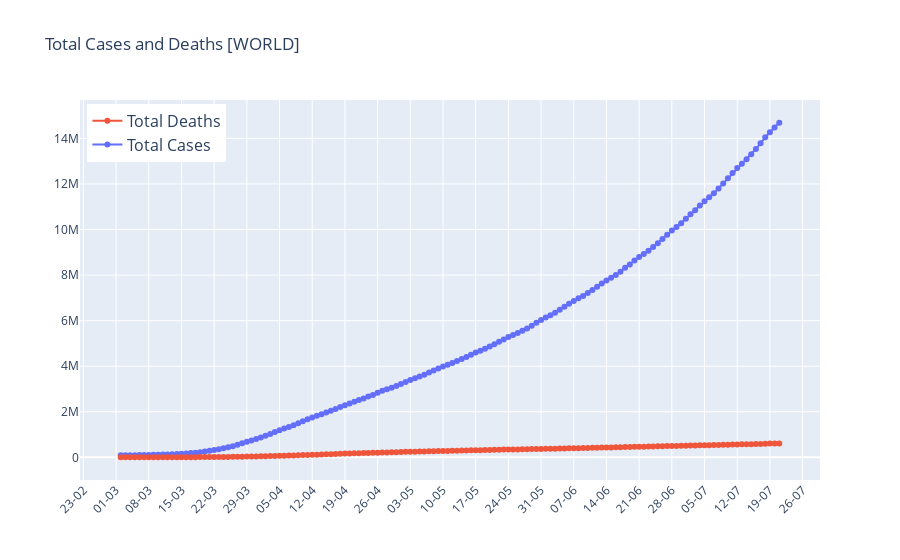

The notebook cell this image was saved under:
### Code cell
figWorld = go.Figure()

figWorld.add_trace(go.Scatter(x=dfWorld.date, y=dfWorld.total_cases, name='Total Cases'))
figWorld.add_trace(go.Scatter(x=dfWorld.date, y=dfWorld.total_deaths, name='Total Deaths'))

figWorld.update_traces(mode="markers+lines")
figWorld.update_layout(legend=dict(yanchor="top", y=0.99, xanchor="left",
                                   x=0.01, traceorder='reversed', font_size=16),
                                   xaxis_tickformat = '%d-%m',
                                   title='Total Cases and Deaths [WORLD]')

figWorld.update_xaxes(nticks=25, tickangle=315)

figWorld.show()

### Figure 1 — Plotly figure (JSON) as saved in the notebook; plotly's stock layout.template omitted (floating-point values rounded to 4 significant figures; data arrays with more than 128 entries replaced by an {"elided": "..."} marker saying what was removed)
{"data": [{"mode": "markers+lines", "name": "Total Cases", "type": "scatter", "x": {"elided": "142 str values"}, "y": {"elided": "142 int values"}}, {"mode": "markers+lines", "name": "Total Deaths", "type": "scatter", "x": {"elided": "142 str values"}, "y": {"elided": "142 int values"}}], "layout": {"legend": {"font": {"size": 16}, "traceorder": "reversed", "x": 0.01, "xanchor": "left", "y": 0.99, "yanchor": "top"}, "title": {"text": "Total Cases and Deaths [WORLD]"}, "xaxis": {"nticks": 25, "tickangle": -45, "tickformat": "%d-%m"}}}
